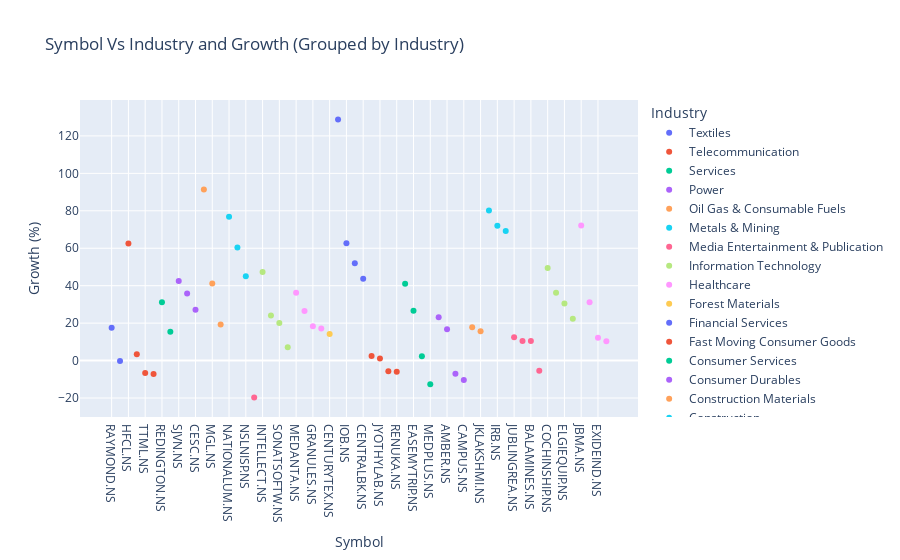

Notebook code for this chart:
### Code cell
import pandas as pd
import plotly.express as px


# Replace with the actual path to your output CSV file
output_csv_path = '../data/nifty_smallcap_100_high_performers.csv'


# Read the output CSV file
output_data = pd.read_csv(output_csv_path)

# Scatter plot using Plotly Express, grouped by 'Industry'
fig = px.scatter(
    output_data,
    x='Symbol',
    y='Growth',
    color='Industry',
    title='Symbol Vs Industry and Growth (Grouped by Industry)',
    labels={'Growth': 'Growth (%)', 'Symbol': 'Symbol'},
    category_orders={'Industry': output_data['Industry'].unique()},  # Preserve original order of industries
)
# Show the plot
fig.show()

### Figure 1 — Plotly figure (JSON) as saved in the notebook; plotly's stock layout.template omitted (floating-point values rounded to 4 significant figures)
{"data": [{"hovertemplate": "Industry=Textiles<br>Symbol=%{x}<br>Growth (%)=%{y}<extra></extra>", "legendgroup": "Textiles", "marker": {"color": "#636efa", "symbol": "circle"}, "mode": "markers", "name": "Textiles", "orientation": "v", "showlegend": true, "type": "scatter", "x": ["RAYMOND.NS", "WELSPUNLIV.NS"], "xaxis": "x", "y": [17.57, -0.2232], "yaxis": "y"}, {"hovertemplate": "Industry=Telecommunication<br>Symbol=%{x}<br>Growth (%)=%{y}<extra></extra>", "legendgroup": "Telecommunication", "marker": {"color": "#EF553B", "symbol": "circle"}, "mode": "markers", "name": "Telecommunication", "orientation": "v", "showlegend": true, "type": "scatter", "x": ["HFCL.NS", "ROUTE.NS", "TTML.NS", "TEJASNET.NS"], "xaxis": "x", "y": [62.55, 3.374, -6.642, -7.236], "yaxis": "y"}, {"hovertemplate": "Industry=Services<br>Symbol=%{x}<br>Growth (%)=%{y}<extra></extra>", "legendgroup": "Services", "marker": {"color": "#00cc96", "symbol": "circle"}, "mode": "markers", "name": "Services", "orientation": "v", "showlegend": true, "type": "scatter", "x": ["REDINGTON.NS", "FSL.NS"], "xaxis": "x", "y": [31.19, 15.35], "yaxis": "y"}, {"hovertemplate": "Industry=Power<br>Symbol=%{x}<br>Growth (%)=%{y}<extra></extra>", "legendgroup": "Power", "marker": {"color": "#ab63fa", "symbol": "circle"}, "mode": "markers", "name": "Power", "orientation": "v", "showlegend": true, "type": "scatter", "x": ["SJVN.NS", "NLCINDIA.NS", "CESC.NS"], "xaxis": "x", "y": [42.46, 35.88, 27.21], "yaxis": "y"}, {"hovertemplate": "Industry=Oil Gas & Consumable Fuels<br>Symbol=%{x}<br>Growth (%)=%{y}<extra></extra>", "legendgroup": "Oil Gas & Consumable Fuels", "marker": {"color": "#FFA15A", "symbol": "circle"}, "mode": "markers", "name": "Oil Gas & Consumable Fuels", "orientation": "v", "showlegend": true, "type": "scatter", "x": ["MRPL.NS", "MGL.NS", "AEGISCHEM.NS"], "xaxis": "x", "y": [91.38, 41.15, 19.25], "yaxis": "y"}, {"hovertemplate": "Industry=Metals & Mining<br>Symbol=%{x}<br>Growth (%)=%{y}<extra></extra>", "legendgroup": "Metals & Mining", "marker": {"color": "#19d3f3", "symbol": "circle"}, "mode": "markers", "name": "Metals & Mining", "orientation": "v", "showlegend": true, "type": "scatter", "x": ["NATIONALUM.NS", "HINDCOPPER.NS", "NSLNISP.NS"], "xaxis": "x", "y": [76.85, 60.41, 45.03], "yaxis": "y"}, {"hovertemplate": "Industry=Media Entertainment & Publication<br>Symbol=%{x}<br>Growth (%)=%{y}<extra></extra>", "legendgroup": "Media Entertainment & Publication", "marker": {"color": "#FF6692", "symbol": "circle"}, "mode": "markers", "name": "Media Entertainment & Publication", "orientation": "v", "showlegend": true, "type": "scatter", "x": ["PVRINOX.NS"], "xaxis": "x", "y": [-19.67], "yaxis": "y"}, {"hovertemplate": "Industry=Information Technology<br>Symbol=%{x}<br>Growth (%)=%{y}<extra></extra>", "legendgroup": "Information Technology", "marker": {"color": "#B6E880", "symbol": "circle"}, "mode": "markers", "name": "Information Technology", "orientation": "v", "showlegend": true, "type": "scatter", "x": ["INTELLECT.NS", "BSOFT.NS", "SONATSOFTW.NS", "TANLA.NS"], "xaxis": "x", "y": [47.31, 24.03, 20.12, 7.11], "yaxis": "y"}, {"hovertemplate": "Industry=Healthcare<br>Symbol=%{x}<br>Growth (%)=%{y}<extra></extra>", "legendgroup": "Healthcare", "marker": {"color": "#FF97FF", "symbol": "circle"}, "mode": "markers", "name": "Healthcare", "orientation": "v", "showlegend": true, "type": "scatter", "x": ["MEDANTA.NS", "NATCOPHARM.NS", "GRANULES.NS", "GLENMARK.NS"], "xaxis": "x", "y": [36.17, 26.52, 18.39, 17.11], "yaxis": "y"}, {"hovertemplate": "Industry=Forest Materials<br>Symbol=%{x}<br>Growth (%)=%{y}<extra></extra>", "legendgroup": "Forest Materials", "marker": {"color": "#FECB52", "symbol": "circle"}, "mode": "markers", "name": "Forest Materials", "orientation": "v", "showlegend": true, "type": "scatter", "x": ["CENTURYTEX.NS"], "xaxis": "x", "y": [14.23], "yaxis": "y"}, {"hovertemplate": "Industry=Financial Services<br>Symbol=%{x}<br>Growth (%)=%{y}<extra></extra>", "legendgroup": "Financial Services", "marker": {"color": "#636efa", "symbol": "circle"}, "mode": "markers", "name": "Financial Services", "orientation": "v", "showlegend": true, "type": "scatter", "x": ["HUDCO.NS", "IOB.NS", "UCOBANK.NS", "CENTRALBK.NS"], "xaxis": "x", "y": [128.7, 62.63, 51.97, 43.68], "yaxis": "y"}, {"hovertemplate": "Industry=Fast Moving Consumer Goods<br>Symbol=%{x}<br>Growth (%)=%{y}<extra></extra>", "legendgroup": "Fast Moving Consumer Goods", "marker": {"color": "#EF553B", "symbol": "circle"}, "mode": "markers", "name": "Fast Moving Consumer Goods", "orientation": "v", "showlegend": true, "type": "scatter", "x": ["RADICO.NS", "JYOTHYLAB.NS", "BIKAJI.NS", "RENUKA.NS"], "xaxis": "x", "y": [2.445, 1.137, -5.678, -6.024], "yaxis": "y"}, {"hovertemplate": "Industry=Consumer Services<br>Symbol=%{x}<br>Growth (%)=%{y}<extra></extra>", "legendgroup": "Consumer Services", "marker": {"color": "#00cc96", "symbol": "circle"}, "mode": "markers", "name": "Consumer Services", "orientation": "v", "showlegend": true, "type": "scatter", "x": ["BLS.NS", "EASEMYTRIP.NS", "INDIAMART.NS", "MEDPLUS.NS"], "xaxis": "x", "y": [41.1, 26.58, 2.294, -12.68], "yaxis": "y"}, {"hovertemplate": "Industry=Consumer Durables<br>Symbol=%{x}<br>Growth (%)=%{y}<extra></extra>", "legendgroup": "Consumer Durables", "marker": {"color": "#ab63fa", "symbol": "circle"}, "mode": "markers", "name": "Consumer Durables", "orientation": "v", "showlegend": true, "type": "scatter", "x": ["KALYANKJIL.NS", "AMBER.NS", "VIPIND.NS", "CAMPUS.NS"], "xaxis": "x", "y": [23.16, 16.77, -7.084, -10.43], "yaxis": "y"}, {"hovertemplate": "Industry=Construction Materials<br>Symbol=%{x}<br>Growth (%)=%{y}<extra></extra>", "legendgroup": "Construction Materials", "marker": {"color": "#FFA15A", "symbol": "circle"}, "mode": "markers", "name": "Construction Materials", "orientation": "v", "showlegend": true, "type": "scatter", "x": ["BIRLACORPN.NS", "JKLAKSHMI.NS"], "xaxis": "x", "y": [17.74, 15.66], "yaxis": "y"}, {"hovertemplate": "Industry=Construction<br>Symbol=%{x}<br>Growth (%)=%{y}<extra></extra>", "legendgroup": "Construction", "marker": {"color": "#19d3f3", "symbol": "circle"}, "mode": "markers", "name": "Construction", "orientation": "v", "showlegend": true, "type": "scatter", "x": ["NBCC.NS", "IRB.NS", "RITES.NS"], "xaxis": "x", "y": [80.17, 72.06, 69.25], "yaxis": "y"}, {"hovertemplate": "Industry=Chemicals<br>Symbol=%{x}<br>Growth (%)=%{y}<extra></extra>", "legendgroup": "Chemicals", "marker": {"color": "#FF6692", "symbol": "circle"}, "mode": "markers", "name": "Chemicals", "orientation": "v", "showlegend": true, "type": "scatter", "x": ["JUBLINGREA.NS", "CHAMBLFERT.NS", "BALAMINES.NS", "ANURAS.NS"], "xaxis": "x", "y": [12.53, 10.42, 10.39, -5.494], "yaxis": "y"}, {"hovertemplate": "Industry=Capital Goods<br>Symbol=%{x}<br>Growth (%)=%{y}<extra></extra>", "legendgroup": "Capital Goods", "marker": {"color": "#B6E880", "symbol": "circle"}, "mode": "markers", "name": "Capital Goods", "orientation": "v", "showlegend": true, "type": "scatter", "x": ["COCHINSHIP.NS", "DATAPATTNS.NS", "ELGIEQUIP.NS", "KEC.NS"], "xaxis": "x", "y": [49.5, 36.23, 30.54, 22.28], "yaxis": "y"}, {"hovertemplate": "Industry=Automobile and Auto Components<br>Symbol=%{x}<br>Growth (%)=%{y}<extra></extra>", "legendgroup": "Automobile and Auto Components", "marker": {"color": "#FF97FF", "symbol": "circle"}, "mode": "markers", "name": "Automobile and Auto Components", "orientation": "v", "showlegend": true, "type": "scatter", "x": ["JBMA.NS", "CEATLTD.NS", "EXIDEIND.NS", "ARE&M.NS"], "xaxis": "x", "y": [72.13, 31.09, 12.13, 10.34], "yaxis": "y"}], "layout": {"autosize": true, "legend": {"title": {"text": "Industry"}, "tracegroupgap": 0}, "title": {"text": "Symbol Vs Industry and Growth (Grouped by Industry)"}, "xaxis": {"anchor": "y", "autorange": true, "domain": [0, 1], "range": [-3.522, 62.52], "title": {"text": "Symbol"}, "type": "category"}, "yaxis": {"anchor": "x", "autorange": true, "domain": [0, 1], "range": [-34.54, 143.6], "title": {"text": "Growth (%)"}, "type": "linear"}}}
